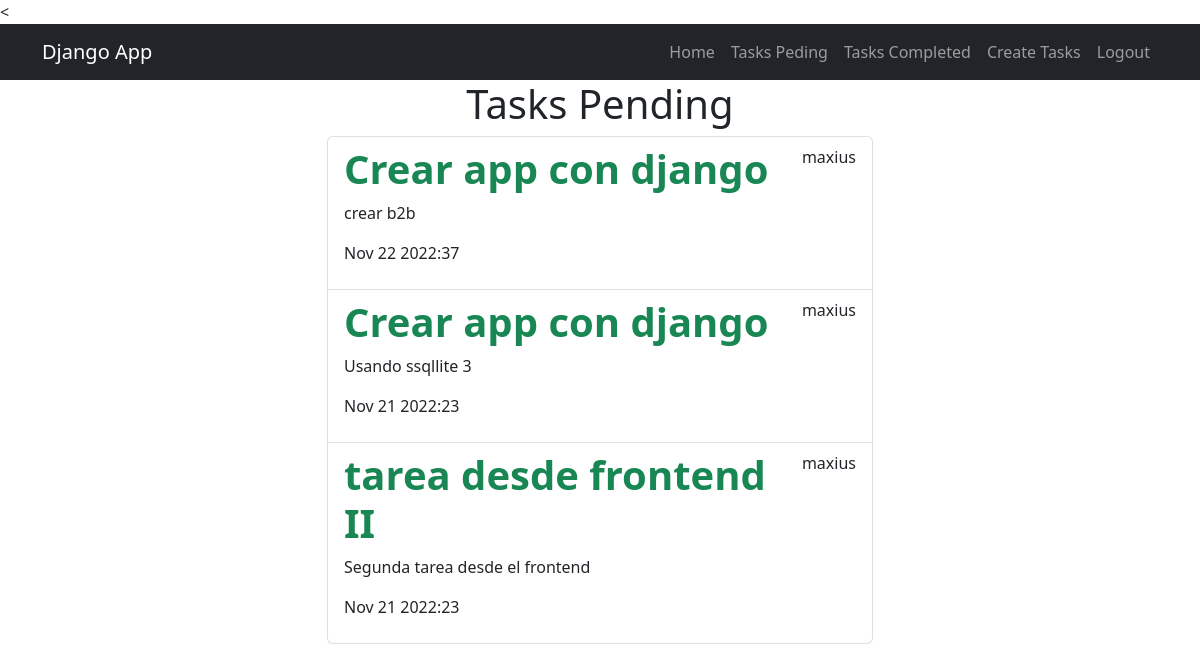
The app's page /tasks_completed/ (signed in) with its own data.
### tasks/models.py (models this page shows, shortened)
class Task(models.Model):
    title = models.CharField(max_length=100)
    description =models.TextField(blank=True)
    created = models.DateTimeField(auto_now_add=True)
    datecompleted = models.DateTimeField(null=True, blank=True)
    important = models.BooleanField(default=False)
    user = models.ForeignKey(User, on_delete=models.CASCADE)

### tasks/views.py (the view)
# urls.py: path('tasks_completed/', views.tasks_completed, name='tasks_completed'),
@login_required
def tasks_completed(request):
   tasks=Task.objects.filter(user=request.user, datecompleted__isnull=False).order_by('-datecompleted')
   return render(request,'tasks.html', {'tasks': tasks} )

### tasks/templates/tasks.html
{% extends 'base.html' %} {% block content %}
<main class="container">
    <div class="row">
        <div class="col-md-6 offset-md-3">
            <h1 class="text-center">Tasks Pending</h1>
            <ul class="list-group">
                {% for task in tasks %}
                <a class="list-group-item" href="{% url 'task_detail' task.id %}">
                    <header class="d-flex justify-content-between">
                        {% if task.important %}
                        <h1 class="fw-bold text-success">{{task.title}} </h1>
                        <p>{{task.user.username}}</p>
                        {% else %}
                        <h1 class="fw-bold">{{task.title}}</h1> {% endif %}
                    </header>
                    <p>{{task.description}}</p>
                    <p>{{task.datecompleted|date:'M j Y:i'}}</p>
                </a> {% endfor %}
            </ul>
        </div>
    </div>
</main>
{% endblock %}

### tasks/templates/base.html (shortened to what this page needs)
<!DOCTYPE html>
<html lang="en">
<head>
    <link rel="stylesheet" href="https://cdn.jsdelivr.net/npm/bootstrap@5.2.3/dist/css/bootstrap.min.css">
</head>
<<nav class="navbar navbar-expand-lg bg-dark navbar-dark">
    <div class="container">
        <a class="navbar-brand" href="/">Django App</a>
        <div class="collapse navbar-collapse" id="navbarNav">
            <ul class="navbar-nav ms-auto">
                <li class="nav-item">
                    <a href="/" class="nav-link">Home</a>
                </li>
                {% if user.is_authenticated %}
                <li class="nav-item">
                    <a href="{% url 'tasks' %}  " class="nav-link">Tasks Peding</a>
                </li>
                <li class="nav-item">
                    <a href="{% url 'tasks_completed' %}" class="nav-link">Tasks Completed</a>
                </li>
                <li class="nav-item">
                    <a href="/tasks/create" class="nav-link">Create Tasks</a>
                </li>
                <li class="nav-item">
                    <a href="/logout" class="nav-link">Logout</a>
                </li>
                {% endif %}
            </ul>
        </div>
    </div>
    </nav>
    <body>
        {% block content %} {% endblock %}
    </body>
</html>

### records on screen
Task: title "Crear app con django", user.username "maxius", description "crear b2b", datecompleted "Nov 22 2022:37"
Task: title "Crear app con django", user.username "maxius", description "Usando ssqllite 3", datecompleted "Nov 21 2022:23"
Task: title "tarea desde frontend II", user.username "maxius", description "Segunda tarea desde el frontend", datecompleted "Nov 21 2022:23"
